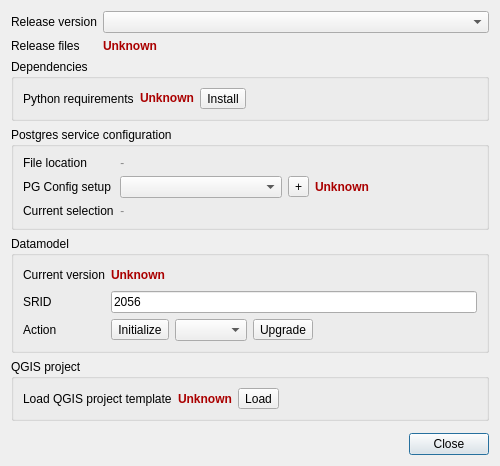
<?xml version="1.0" encoding="UTF-8"?>
<ui version="4.0">
 <class>QgepSettingsDialog</class>
 <widget class="QDialog" name="QgepSettingsDialog">
  <property name="geometry">
   <rect>
    <x>0</x>
    <y>0</y>
    <width>500</width>
    <height>388</height>
   </rect>
  </property>
  <property name="windowTitle">
   <string>Datamodel tool</string>
  </property>
  <layout class="QFormLayout" name="formLayout_5">
   <item row="0" column="0">
    <widget class="QLabel" name="label_4">
     <property name="text">
      <string>Release version</string>
     </property>
    </widget>
   </item>
   <item row="0" column="1">
    <widget class="QComboBox" name="releaseVersionComboBox"/>
   </item>
   <item row="2" column="0" colspan="2">
    <widget class="QGroupBox" name="groupBox">
     <property name="title">
      <string>Dependencies</string>
     </property>
     <layout class="QFormLayout" name="formLayout">
      <item row="0" column="1">
       <layout class="QHBoxLayout" name="horizontalLayout_4">
        <item>
         <widget class="QLabel" name="pythonCheckLabel">
          <property name="styleSheet">
           <string notr="true">color: rgb(170, 0, 0);
font-weight: bold;</string>
          </property>
          <property name="text">
           <string>Unknown</string>
          </property>
          <property name="textInteractionFlags">
           <set>Qt::LinksAccessibleByMouse|Qt::TextSelectableByKeyboard|Qt::TextSelectableByMouse</set>
          </property>
         </widget>
        </item>
        <item>
         <widget class="QToolButton" name="installDepsButton">
          <property name="text">
           <string>Install</string>
          </property>
         </widget>
        </item>
        <item>
         <spacer name="horizontalSpacer_3">
          <property name="orientation">
           <enum>Qt::Horizontal</enum>
          </property>
          <property name="sizeHint" stdset="0">
           <size>
            <width>40</width>
            <height>20</height>
           </size>
          </property>
         </spacer>
        </item>
       </layout>
      </item>
      <item row="0" column="0">
       <widget class="QLabel" name="label_11">
        <property name="text">
         <string>Python requirements</string>
        </property>
       </widget>
      </item>
     </layout>
    </widget>
   </item>
   <item row="3" column="0" colspan="2">
    <widget class="QGroupBox" name="groupBox_2">
     <property name="title">
      <string>Postgres service configuration</string>
     </property>
     <layout class="QFormLayout" name="formLayout_4">
      <item row="0" column="0">
       <widget class="QLabel" name="label">
        <property name="text">
         <string>File location</string>
        </property>
       </widget>
      </item>
      <item row="0" column="1">
       <widget class="QLabel" name="pgservicePathLabel">
        <property name="styleSheet">
         <string notr="true">font: italic; color: #888</string>
        </property>
        <property name="text">
         <string>-</string>
        </property>
       </widget>
      </item>
      <item row="1" column="0">
       <widget class="QLabel" name="label_8">
        <property name="text">
         <string>PG Config setup</string>
        </property>
       </widget>
      </item>
      <item row="1" column="1">
       <layout class="QHBoxLayout" name="horizontalLayout_3">
        <item>
         <widget class="QComboBox" name="pgserviceComboBox"/>
        </item>
        <item>
         <widget class="QToolButton" name="pgserviceAddButton">
          <property name="text">
           <string>+</string>
          </property>
         </widget>
        </item>
        <item>
         <widget class="QLabel" name="pgconfigCheckLabel">
          <property name="styleSheet">
           <string notr="true">color: rgb(170, 0, 0);
font-weight: bold;</string>
          </property>
          <property name="text">
           <string>Unknown</string>
          </property>
         </widget>
        </item>
       </layout>
      </item>
      <item row="2" column="0">
       <widget class="QLabel" name="label_5">
        <property name="text">
         <string>Current selection</string>
        </property>
       </widget>
      </item>
      <item row="2" column="1">
       <widget class="QLabel" name="pgserviceCurrentLabel">
        <property name="styleSheet">
         <string notr="true">font: italic; color: #888</string>
        </property>
        <property name="text">
         <string>-</string>
        </property>
        <property name="wordWrap">
         <bool>true</bool>
        </property>
       </widget>
      </item>
     </layout>
    </widget>
   </item>
   <item row="4" column="0" colspan="2">
    <widget class="QGroupBox" name="groupBox_4">
     <property name="title">
      <string>Datamodel</string>
     </property>
     <layout class="QFormLayout" name="formLayout_3">
      <item row="0" column="0">
       <widget class="QLabel" name="label_6">
        <property name="text">
         <string>Current version</string>
        </property>
       </widget>
      </item>
      <item row="0" column="1">
       <layout class="QHBoxLayout" name="horizontalLayout_2">
        <item>
         <widget class="QLabel" name="versionCheckLabel">
          <property name="styleSheet">
           <string notr="true">color: rgb(170, 0, 0);
font-weight: bold;</string>
          </property>
          <property name="text">
           <string>Unknown</string>
          </property>
         </widget>
        </item>
        <item>
         <spacer name="horizontalSpacer_2">
          <property name="orientation">
           <enum>Qt::Horizontal</enum>
          </property>
          <property name="sizeHint" stdset="0">
           <size>
            <width>40</width>
            <height>20</height>
           </size>
          </property>
         </spacer>
        </item>
       </layout>
      </item>
      <item row="1" column="0">
       <widget class="QLabel" name="label_12">
        <property name="text">
         <string>SRID</string>
        </property>
       </widget>
      </item>
      <item row="1" column="1">
       <widget class="QLineEdit" name="sridLineEdit">
        <property name="text">
         <string>2056</string>
        </property>
       </widget>
      </item>
      <item row="2" column="0">
       <widget class="QLabel" name="label_7">
        <property name="text">
         <string>Action</string>
        </property>
       </widget>
      </item>
      <item row="2" column="1">
       <layout class="QHBoxLayout" name="horizontalLayout">
        <item>
         <widget class="QToolButton" name="initializeButton">
          <property name="text">
           <string>Initialize</string>
          </property>
         </widget>
        </item>
        <item>
         <widget class="QComboBox" name="targetVersionComboBox"/>
        </item>
        <item>
         <widget class="QToolButton" name="versionUpgradeButton">
          <property name="text">
           <string>Upgrade</string>
          </property>
         </widget>
        </item>
        <item>
         <spacer name="horizontalSpacer">
          <property name="orientation">
           <enum>Qt::Horizontal</enum>
          </property>
          <property name="sizeHint" stdset="0">
           <size>
            <width>40</width>
            <height>20</height>
           </size>
          </property>
         </spacer>
        </item>
       </layout>
      </item>
     </layout>
    </widget>
   </item>
   <item row="5" column="0" colspan="2">
    <widget class="QGroupBox" name="groupBox_3">
     <property name="title">
      <string>QGIS project</string>
     </property>
     <layout class="QFormLayout" name="formLayout_2">
      <item row="0" column="1">
       <layout class="QHBoxLayout" name="horizontalLayout_5">
        <item>
         <widget class="QLabel" name="projectCheckLabel">
          <property name="styleSheet">
           <string notr="true">color: rgb(170, 0, 0);
font-weight: bold;</string>
          </property>
          <property name="text">
           <string>Unknown</string>
          </property>
         </widget>
        </item>
        <item>
         <widget class="QToolButton" name="loadProjectButton">
          <property name="text">
           <string>Load</string>
          </property>
         </widget>
        </item>
        <item>
         <spacer name="horizontalSpacer_4">
          <property name="orientation">
           <enum>Qt::Horizontal</enum>
          </property>
          <property name="sizeHint" stdset="0">
           <size>
            <width>40</width>
            <height>20</height>
           </size>
          </property>
         </spacer>
        </item>
       </layout>
      </item>
      <item row="0" column="0">
       <widget class="QLabel" name="label_3">
        <property name="text">
         <string>Load QGIS project template</string>
        </property>
       </widget>
      </item>
     </layout>
    </widget>
   </item>
   <item row="7" column="0" colspan="2">
    <widget class="QDialogButtonBox" name="mBtnBoxOkCancel">
     <property name="orientation">
      <enum>Qt::Horizontal</enum>
     </property>
     <property name="standardButtons">
      <set>QDialogButtonBox::Close</set>
     </property>
    </widget>
   </item>
   <item row="6" column="0" colspan="2">
    <spacer name="verticalSpacer">
     <property name="orientation">
      <enum>Qt::Vertical</enum>
     </property>
     <property name="sizeHint" stdset="0">
      <size>
       <width>20</width>
       <height>40</height>
      </size>
     </property>
    </spacer>
   </item>
   <item row="1" column="0">
    <widget class="QLabel" name="label_2">
     <property name="text">
      <string>Release files</string>
     </property>
    </widget>
   </item>
   <item row="1" column="1">
    <widget class="QLabel" name="releaseCheckLabel">
     <property name="styleSheet">
      <string notr="true">color: rgb(170, 0, 0);
font-weight: bold;</string>
     </property>
     <property name="text">
      <string>Unknown</string>
     </property>
     <property name="textInteractionFlags">
      <set>Qt::LinksAccessibleByMouse|Qt::TextSelectableByKeyboard|Qt::TextSelectableByMouse</set>
     </property>
    </widget>
   </item>
  </layout>
 </widget>
 <resources/>
 <connections>
  <connection>
   <sender>mBtnBoxOkCancel</sender>
   <signal>accepted()</signal>
   <receiver>QgepSettingsDialog</receiver>
   <slot>accept()</slot>
   <hints>
    <hint type="sourcelabel">
     <x>248</x>
     <y>254</y>
    </hint>
    <hint type="destinationlabel">
     <x>157</x>
     <y>274</y>
    </hint>
   </hints>
  </connection>
  <connection>
   <sender>mBtnBoxOkCancel</sender>
   <signal>rejected()</signal>
   <receiver>QgepSettingsDialog</receiver>
   <slot>reject()</slot>
   <hints>
    <hint type="sourcelabel">
     <x>316</x>
     <y>260</y>
    </hint>
    <hint type="destinationlabel">
     <x>286</x>
     <y>274</y>
    </hint>
   </hints>
  </connection>
 </connections>
</ui>
